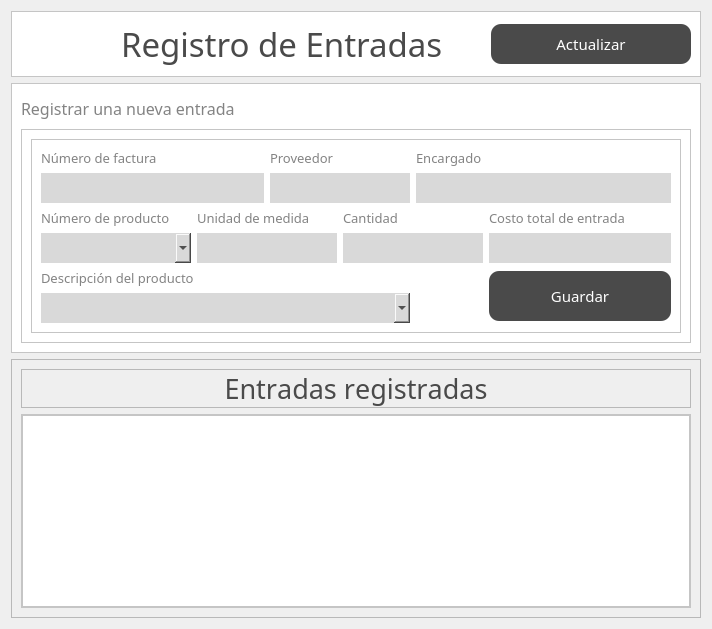
            <widget class="QWidget" name="tab_2">
             <attribute name="title">
              <string>Income</string>
             </attribute>
             <layout class="QVBoxLayout" name="verticalLayout_21">
              <item>
               <widget class="QFrame" name="frame_28">
                <property name="maximumSize">
                 <size>
                  <width>16777215</width>
                  <height>100</height>
                 </size>
                </property>
                <property name="styleSheet">
                 <string notr="true">background-color:white;</string>
                </property>
                <property name="frameShape">
                 <enum>QFrame::StyledPanel</enum>
                </property>
                <property name="frameShadow">
                 <enum>QFrame::Raised</enum>
                </property>
                <layout class="QHBoxLayout" name="horizontalLayout_19">
                 <property name="spacing">
                  <number>20</number>
                 </property>
                 <item>
                  <widget class="QLabel" name="label_25">
                   <property name="maximumSize">
                    <size>
                     <width>80</width>
                     <height>16777215</height>
                    </size>
                   </property>
                   <property name="text">
                    <string/>
                   </property>
                   <property name="pixmap">
                    <pixmap>icons/fa-income-gray.png</pixmap>
                   </property>
                   <property name="scaledContents">
                    <bool>true</bool>
                   </property>
                  </widget>
                 </item>
                 <item>
                  <widget class="QLabel" name="label_26">
                   <property name="font">
                    <font>
                     <family>candara</family>
                     <pointsize>25</pointsize>
                    </font>
                   </property>
                   <property name="styleSheet">
                    <string notr="true">color:#4A4A4A;</string>
                   </property>
                   <property name="text">
                    <string>Registro de Entradas</string>
                   </property>
                  </widget>
                 </item>
                 <item>
                  <widget class="QPushButton" name="btnIncomeRefresh">
                   <property name="minimumSize">
                    <size>
                     <width>0</width>
                     <height>40</height>
                    </size>
                   </property>
                   <property name="maximumSize">
                    <size>
                     <width>200</width>
                     <height>16777215</height>
                    </size>
                   </property>
                   <property name="font">
                    <font>
                     <family>candara</family>
                     <pointsize>11</pointsize>
                    </font>
                   </property>
                   <property name="styleSheet">
                    <string notr="true">QPushButton{
background-color:#4A4A4A;
border:none;
color: white;
text-align: center;
padding: 0px 15px;
border-radius:10px;

}
QPushButton:hover{
	background-color:#007DDA;
	background-color: #56648F;
	
}</string>
                   </property>
                   <property name="text">
                    <string>Actualizar</string>
                   </property>
                  </widget>
                 </item>
                </layout>
               </widget>
              </item>
              <item>
               <widget class="QFrame" name="frame_29">
                <property name="minimumSize">
                 <size>
                  <width>0</width>
                  <height>250</height>
                 </size>
                </property>
                <property name="maximumSize">
                 <size>
                  <width>16777215</width>
                  <height>300</height>
                 </size>
                </property>
                <property name="styleSheet">
                 <string notr="true">background-color:white;</string>
                </property>
                <property name="frameShape">
                 <enum>QFrame::StyledPanel</enum>
                </property>
                <property name="frameShadow">
                 <enum>QFrame::Raised</enum>
                </property>
                <layout class="QVBoxLayout" name="verticalLayout_41">
                 <item>
                  <widget class="QLabel" name="label_27">
                   <property name="minimumSize">
                    <size>
                     <width>0</width>
                     <height>30</height>
                    </size>
                   </property>
                   <property name="maximumSize">
                    <size>
                     <width>16777215</width>
                     <height>30</height>
                    </size>
                   </property>
                   <property name="font">
                    <font>
                     <family>candara</family>
                     <pointsize>12</pointsize>
                    </font>
                   </property>
                   <property name="styleSheet">
                    <string notr="true">color:#838383;</string>
                   </property>
                   <property name="text">
                    <string>Registrar una nueva entrada</string>
                   </property>
                  </widget>
                 </item>
                 <item>
                  <widget class="QFrame" name="frame_46">
                   <property name="frameShape">
                    <enum>QFrame::StyledPanel</enum>
                   </property>
                   <property name="frameShadow">
                    <enum>QFrame::Raised</enum>
                   </property>
                   <layout class="QHBoxLayout" name="horizontalLayout_20">
                    <item>
                     <widget class="QFrame" name="frame_47">
                      <property name="minimumSize">
                       <size>
                        <width>650</width>
                        <height>0</height>
                       </size>
                      </property>
                      <property name="maximumSize">
                       <size>
                        <width>700</width>
                        <height>16777215</height>
                       </size>
                      </property>
                      <property name="frameShape">
                       <enum>QFrame::StyledPanel</enum>
                      </property>
                      <property name="frameShadow">
                       <enum>QFrame::Raised</enum>
                      </property>
                      <layout class="QGridLayout" name="gridLayout_6">
                       <item row="2" column="0" colspan="4">
                        <layout class="QVBoxLayout" name="verticalLayout_27">
                         <item>
                          <widget class="QLabel" name="label_34">
                           <property name="maximumSize">
                            <size>
                             <width>16777215</width>
                             <height>30</height>
                            </size>
                           </property>
                           <property name="font">
                            <font>
                             <family>candara</family>
                             <pointsize>10</pointsize>
                            </font>
                           </property>
                           <property name="styleSheet">
                            <string notr="true">color:#838383;</string>
                           </property>
                           <property name="text">
                            <string>Descripción del producto</string>
                           </property>
                          </widget>
                         </item>
                         <item>
                          <widget class="QComboBox" name="cmbProductIncomeDescription">
                           <property name="minimumSize">
                            <size>
                             <width>0</width>
                             <height>30</height>
                            </size>
                           </property>
                           <property name="styleSheet">
                            <string notr="true">border:none;
background-color:#D9D9D9;</string>
                           </property>
                           <property name="editable">
                            <bool>true</bool>
                           </property>
                          </widget>
                         </item>
                        </layout>
                       </item>
                       <item row="1" column="3" colspan="2">
                        <layout class="QVBoxLayout" name="verticalLayout_28">
                         <item>
                          <widget class="QLabel" name="label_35">
                           <property name="maximumSize">
                            <size>
                             <width>16777215</width>
                             <height>30</height>
                            </size>
                           </property>
                           <property name="font">
                            <font>
                             <family>candara</family>
                             <pointsize>10</pointsize>
                            </font>
                           </property>
                           <property name="styleSheet">
                            <string notr="true">color:#838383;</string>
                           </property>
                           <property name="text">
                            <string>Cantidad</string>
                           </property>
                          </widget>
                         </item>
                         <item>
                          <widget class="QLineEdit" name="txtIncomeQty">
                           <property name="minimumSize">
                            <size>
                             <width>0</width>
                             <height>30</height>
                            </size>
                           </property>
                           <property name="font">
                            <font>
                             <family>candara</family>
                             <pointsize>11</pointsize>
                            </font>
                           </property>
                           <property name="styleSheet">
                            <string notr="true">background-color:#D9D9D9;
border:none;</string>
                           </property>
                           <property name="text">
                            <string/>
                           </property>
                          </widget>
                         </item>
                        </layout>
                       </item>
                       <item row="1" column="5">
                        <layout class="QVBoxLayout" name="verticalLayout_30">
                         <item>
                          <widget class="QLabel" name="label_37">
                           <property name="maximumSize">
                            <size>
                             <width>16777215</width>
                             <height>30</height>
                            </size>
                           </property>
                           <property name="font">
                            <font>
                             <family>candara</family>
                             <pointsize>10</pointsize>
                            </font>
                           </property>
                           <property name="styleSheet">
                            <string notr="true">color:#838383;</string>
                           </property>
                           <property name="text">
                            <string>Costo total de entrada</string>
                           </property>
                          </widget>
                         </item>
                         <item>
                          <widget class="QLineEdit" name="txtIncomeCost">
                           <property name="minimumSize">
                            <size>
                             <width>0</width>
                             <height>30</height>
                            </size>
                           </property>
                           <property name="font">
                            <font>
                             <family>candara</family>
                             <pointsize>11</pointsize>
                            </font>
                           </property>
                           <property name="styleSheet">
                            <string notr="true">background-color:#D9D9D9;
border:none;</string>
                           </property>
                           <property name="text">
                            <string/>
                           </property>
                          </widget>
                         </item>
                        </layout>
                       </item>
                       <item row="0" column="0" colspan="2">
                        <layout class="QVBoxLayout" name="verticalLayout_22">
                         <item>
                          <widget class="QLabel" name="label_29">
                           <property name="maximumSize">
                            <size>
                             <width>16777215</width>
                             <height>30</height>
                            </size>
                           </property>
                           <property name="font">
                            <font>
                             <family>candara</family>
                             <pointsize>10</pointsize>
                            </font>
                           </property>
                           <property name="styleSheet">
                            <string notr="true">color:#838383;</string>
                           </property>
                           <property name="text">
                            <string>Número de factura</string>
                           </property>
                          </widget>
                         </item>
                         <item>
                          <widget class="QLineEdit" name="txtncomeDocNumber">
                           <property name="minimumSize">
                            <size>
                             <width>0</width>
                             <height>30</height>
                            </size>
                           </property>
                           <property name="font">
                            <font>
                             <family>candara</family>
                             <pointsize>11</pointsize>
                            </font>
                           </property>
                           <property name="styleSheet">
                            <string notr="true">background-color:#D9D9D9;
border:none;</string>
                           </property>
                           <property name="text">
                            <string/>
                           </property>
                          </widget>
                         </item>
                        </layout>
                       </item>
                       <item row="0" column="2" colspan="2">
                        <layout class="QVBoxLayout" name="verticalLayout_23">
                         <item>
                          <widget class="QLabel" name="label_30">
                           <property name="maximumSize">
                            <size>
                             <width>16777215</width>
                             <height>30</height>
                            </size>
                           </property>
                           <property name="font">
                            <font>
                             <family>candara</family>
                             <pointsize>10</pointsize>
                            </font>
                           </property>
                           <property name="styleSheet">
                            <string notr="true">color:#838383;</string>
                           </property>
                           <property name="text">
                            <string>Proveedor</string>
                           </property>
                          </widget>
                         </item>
                         <item>
                          <widget class="QLineEdit" name="txtIncomeProvider">
                           <property name="minimumSize">
                            <size>
                             <width>0</width>
                             <height>30</height>
                            </size>
                           </property>
                           <property name="font">
                            <font>
                             <family>candara</family>
                             <pointsize>11</pointsize>
                            </font>
                           </property>
                           <property name="styleSheet">
                            <string notr="true">background-color:#D9D9D9;
border:none;</string>
                           </property>
                           <property name="text">
                            <string/>
                           </property>
                          </widget>
                         </item>
                        </layout>
                       </item>
                       <item row="0" column="4" colspan="2">
                        <layout class="QVBoxLayout" name="verticalLayout_24">
                         <item>
                          <widget class="QLabel" name="label_31">
                           <property name="maximumSize">
                            <size>
                             <width>16777215</width>
                             <height>30</height>
                            </size>
                           </property>
                           <property name="font">
                            <font>
                             <family>candara</family>
                             <pointsize>10</pointsize>
                            </font>
                           </property>
                           <property name="styleSheet">
                            <string notr="true">color:#838383;</string>
                           </property>
                           <property name="text">
                            <string>Encargado</string>
                           </property>
                          </widget>
                         </item>
                         <item>
                          <widget class="QLineEdit" name="txtIncomeRecordedBy">
                           <property name="minimumSize">
                            <size>
                             <width>0</width>
                             <height>30</height>
                            </size>
                           </property>
                           <property name="font">
                            <font>
                             <family>candara</family>
                             <pointsize>11</pointsize>
                            </font>
                           </property>
                           <property name="styleSheet">
                            <string notr="true">background-color:#D9D9D9;
border:none;</string>
                           </property>
                           <property name="text">
                            <string/>
                           </property>
                          </widget>
                         </item>
                        </layout>
                       </item>
                       <item row="1" column="1" colspan="2">
                        <layout class="QVBoxLayout" name="verticalLayout_25">
                         <item>
                          <widget class="QLabel" name="label_32">
                           <property name="maximumSize">
                            <size>
                             <width>16777215</width>
                             <height>30</height>
                            </size>
                           </property>
                           <property name="font">
                            <font>
                             <family>candara</family>
                             <pointsize>10</pointsize>
                            </font>
                           </property>
                           <property name="styleSheet">
                            <string notr="true">color:#838383;</string>
                           </property>
                           <property name="text">
                            <string>Unidad de medida</string>
                           </property>
                          </widget>
                         </item>
                         <item>
                          <widget class="QLineEdit" name="txtIncomeProductUoM">
                           <property name="minimumSize">
                            <size>
                             <width>0</width>
                             <height>30</height>
                            </size>
                           </property>
                           <property name="font">
                            <font>
                             <family>candara</family>
                             <pointsize>11</pointsize>
                            </font>
                           </property>
                           <property name="styleSheet">
                            <string notr="true">background-color:#D9D9D9;
border:none;</string>
                           </property>
                           <property name="text">
                            <string/>
                           </property>
                          </widget>
                         </item>
                        </layout>
                       </item>
                       <item row="1" column="0">
                        <layout class="QVBoxLayout" name="verticalLayout_26">
                         <item>
                          <widget class="QLabel" name="label_33">
                           <property name="maximumSize">
                            <size>
                             <width>16777215</width>
                             <height>30</height>
                            </size>
                           </property>
                           <property name="font">
                            <font>
                             <family>candara</family>
                             <pointsize>10</pointsize>
                            </font>
                           </property>
                           <property name="styleSheet">
                            <string notr="true">color:#838383;</string>
                           </property>
                           <property name="text">
                            <string>Número de producto</string>
                           </property>
                          </widget>
                         </item>
                         <item>
                          <widget class="QComboBox" name="cmbIncomeProductNumber">
                           <property name="minimumSize">
                            <size>
                             <width>150</width>
                             <height>30</height>
                            </size>
                           </property>
                           <property name="font">
                            <font>
                             <family>candara</family>
                            </font>
                           </property>
                           <property name="styleSheet">
                            <string notr="true">border:none;
background-color:#D9D9D9;</string>
                           </property>
                           <property name="editable">
                            <bool>true</bool>
                           </property>
                          </widget>
                         </item>
                        </layout>
                       </item>
                       <item row="2" column="5">
                        <widget class="QPushButton" name="btnSaveIncome">
                         <property name="minimumSize">
                          <size>
                           <width>0</width>
                           <height>50</height>
                          </size>
                         </property>
                         <property name="maximumSize">
                          <size>
                           <width>200</width>
                           <height>16777215</height>
                          </size>
                         </property>
                         <property name="font">
                          <font>
                           <family>candara</family>
                           <pointsize>11</pointsize>
                          </font>
                         </property>
                         <property name="styleSheet">
                          <string notr="true">QPushButton{
background-color:#4A4A4A;
border:none;
color: white;
text-align: center;
padding: 0px 15px;
border-radius:10px;

}
QPushButton:hover{
	background-color:#007DDA;
	background-color: #56648F;
	
}</string>
                         </property>
                         <property name="text">
                          <string>Guardar</string>
                         </property>
                        </widget>
                       </item>
                      </layout>
                     </widget>
                    </item>
                   </layout>
                  </widget>
                 </item>
                </layout>
               </widget>
              </item>
              <item>
               <widget class="QFrame" name="frame_30">
                <property name="frameShape">
                 <enum>QFrame::StyledPanel</enum>
                </property>
                <property name="frameShadow">
                 <enum>QFrame::Raised</enum>
                </property>
                <layout class="QVBoxLayout" name="verticalLayout_31">
                 <item>
                  <widget class="QFrame" name="frame_31">
                   <property name="maximumSize">
                    <size>
                     <width>16777215</width>
                     <height>50</height>
                    </size>
                   </property>
                   <property name="frameShape">
                    <enum>QFrame::StyledPanel</enum>
                   </property>
                   <property name="frameShadow">
                    <enum>QFrame::Raised</enum>
                   </property>
                   <layout class="QHBoxLayout" name="horizontalLayout_21">
                    <property name="spacing">
                     <number>0</number>
                    </property>
                    <property name="leftMargin">
                     <number>0</number>
                    </property>
                    <property name="topMargin">
                     <number>0</number>
                    </property>
                    <property name="rightMargin">
                     <number>0</number>
                    </property>
                    <property name="bottomMargin">
                     <number>0</number>
                    </property>
                    <item>
                     <widget class="QLabel" name="label_38">
                      <property name="font">
                       <font>
                        <family>candara</family>
                        <pointsize>20</pointsize>
                        <weight>50</weight>
                        <bold>false</bold>
                        <kerning>false</kerning>
                       </font>
                      </property>
                      <property name="styleSheet">
                       <string notr="true">color:#4A4A4A;
</string>
                      </property>
                      <property name="text">
                       <string>Entradas registradas</string>
                      </property>
                      <property name="alignment">
                       <set>Qt::AlignCenter</set>
                      </property>
                     </widget>
                    </item>
                   </layout>
                  </widget>
                 </item>
                 <item>
                  <widget class="QFrame" name="frame_32">
                   <property name="styleSheet">
                    <string notr="true">background-color:white;</string>
                   </property>
                   <property name="frameShape">
                    <enum>QFrame::StyledPanel</enum>
                   </property>
                   <property name="frameShadow">
                    <enum>QFrame::Raised</enum>
                   </property>
                   <layout class="QHBoxLayout" name="horizontalLayout_22">
                    <property name="spacing">
                     <number>0</number>
                    </property>
                    <property name="leftMargin">
                     <number>0</number>
                    </property>
                    <property name="topMargin">
                     <number>0</number>
                    </property>
                    <property name="rightMargin">
                     <number>0</number>
                    </property>
                    <property name="bottomMargin">
                     <number>0</number>
                    </property>
                    <item>
                     <widget class="QTableView" name="incomeRecordsTable">
                      <property name="styleSheet">
                       <string notr="true"/>
                      </property>
                     </widget>
                    </item>
                   </layout>
                  </widget>
                 </item>
                </layout>
               </widget>
              </item>
             </layout>
            </widget>
